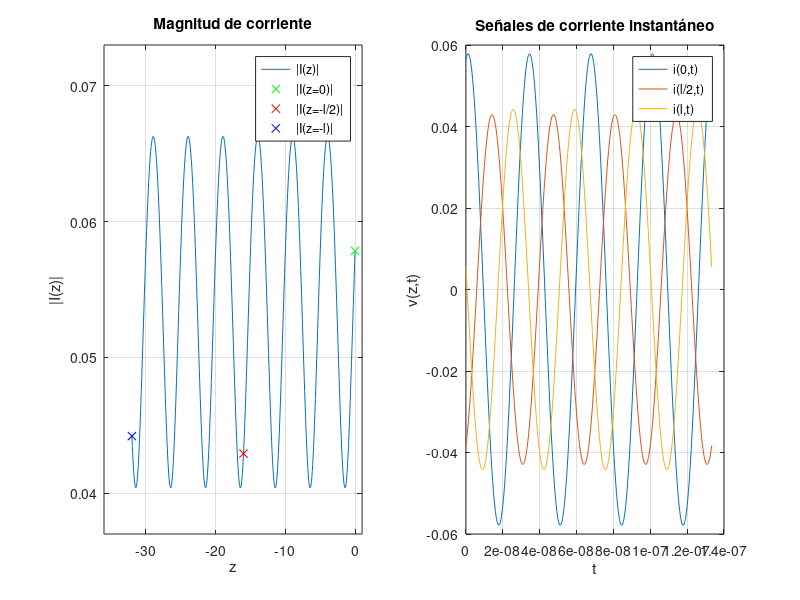

The MATLAB script that drew this image:
clear;clc;clf
Zo=75;
Zl=60+30*1i;
longitud=32;
E_r=1;
f=30e6;
A=4;
Alpha=0;
Betta=(2*pi)/(3e8/(sqrt(E_r)*f));
gamma=Alpha+1i*Betta;
Ro_l=(Zl-Zo)/(Zl+Zo);
B=Ro_l*A;
z=-longitud:longitud/500:0;

I_z=(A.*exp(-gamma.*z)-B.*exp(gamma.*z))./Zo;
t=0:1/(100*f):4/f;
posicion1=find(z==0);
I_zt1=real(I_z(posicion1).*exp((1i*2*pi*f).*t));
posicion2=find(z==(-longitud/2));
I_zt2=real(I_z(posicion2).*exp((1i*2*pi*f).*t));
posicion3=find(z==(-longitud));
I_zt3=real(I_z(posicion3).*exp((1i*2*pi*f).*t));

subplot(1,2,1)
plot(z,abs(I_z))
grid on
hold on
Irequeridos=[I_z(find(z==0)) I_z(find(z==(-longitud/2))) I_z(find(z==(-longitud)))];
plot(z(find(z==0)),abs(Irequeridos(1)),'gx')
hold on
plot(z(find(z==(-longitud/2))),abs(Irequeridos(2)),'rx')
hold on
plot(z(find(z==-longitud)),abs(Irequeridos(3)),'bx')
 axis([-36 1 0.037 0.073])
legend('|I(z)|','|I(z=0)|','|I(z=-l/2)|','|I(z=-l)|')
title('Magnitud de corriente')
xlabel('z')
ylabel('|I(z)|')
subplot(1,2,2)
plot(t,I_zt1)
title('Señales de corriente instantáneo')
xlabel('t')
ylabel('v(z,t)')
grid on
hold on
plot(t,I_zt2)
hold on
plot(t,I_zt3)
legend('i(0,t)','i(l/2,t)','i(l,t)')

%Al igual que en el caso de las señales de voltaje, los valores de las
%gráficas para ciertos puntos son los valores máximos que la señal de
%corriente instantánea tendrá para ese punto. 

